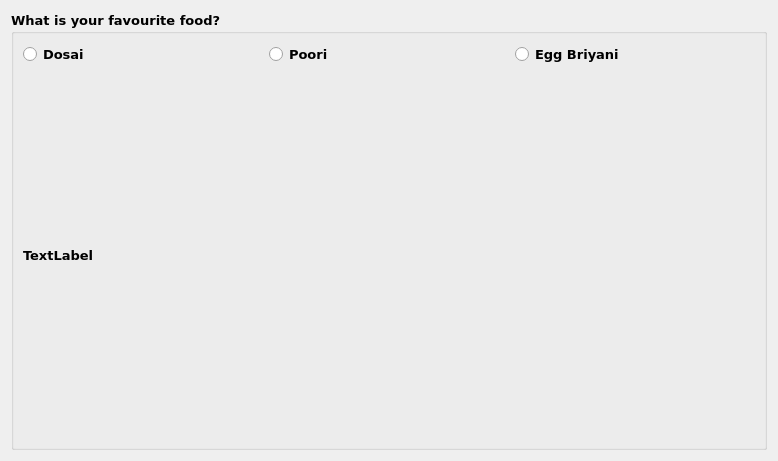
<?xml version="1.0" encoding="UTF-8"?>
<ui version="4.0">
 <class>Dialog</class>
 <widget class="QDialog" name="Dialog">
  <property name="geometry">
   <rect>
    <x>0</x>
    <y>0</y>
    <width>778</width>
    <height>461</height>
   </rect>
  </property>
  <property name="windowTitle">
   <string>RadioButton &amp; GroupBox</string>
  </property>
  <layout class="QHBoxLayout" name="horizontalLayout_3">
   <item>
    <layout class="QVBoxLayout" name="verticalLayout">
     <item>
      <widget class="QGroupBox" name="groupBox">
       <property name="font">
        <font>
         <family>Verdana</family>
         <pointsize>10</pointsize>
         <weight>75</weight>
         <bold>true</bold>
        </font>
       </property>
       <property name="title">
        <string>What is your favourite food?</string>
       </property>
       <layout class="QVBoxLayout" name="verticalLayout_2">
        <item>
         <layout class="QHBoxLayout" name="horizontalLayout_2">
          <item>
           <widget class="QRadioButton" name="radioButton_3">
            <property name="text">
             <string>Dosai</string>
            </property>
           </widget>
          </item>
          <item>
           <widget class="QRadioButton" name="radioButton_2">
            <property name="text">
             <string>Poori</string>
            </property>
           </widget>
          </item>
          <item>
           <widget class="QRadioButton" name="radioButton_1">
            <property name="text">
             <string>Egg Briyani</string>
            </property>
           </widget>
          </item>
         </layout>
        </item>
        <item>
         <widget class="QLabel" name="label">
          <property name="text">
           <string>TextLabel</string>
          </property>
         </widget>
        </item>
       </layout>
      </widget>
     </item>
    </layout>
   </item>
  </layout>
 </widget>
 <resources/>
 <connections/>
</ui>
